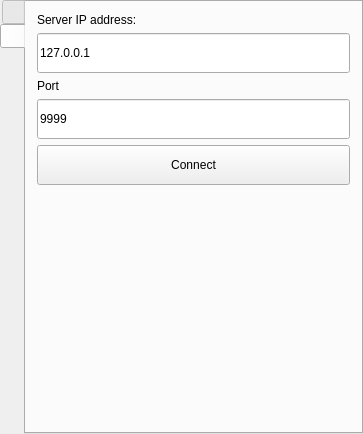
<?xml version="1.0" encoding="UTF-8"?>
<ui version="4.0">
 <class>MainWindow</class>
 <widget class="QMainWindow" name="MainWindow">
  <property name="geometry">
   <rect>
    <x>0</x>
    <y>0</y>
    <width>363</width>
    <height>434</height>
   </rect>
  </property>
  <property name="windowTitle">
   <string>MainWindow</string>
  </property>
  <widget class="QWidget" name="centralWidget">
   <layout class="QVBoxLayout" name="verticalLayout">
    <property name="spacing">
     <number>0</number>
    </property>
    <property name="leftMargin">
     <number>0</number>
    </property>
    <property name="topMargin">
     <number>0</number>
    </property>
    <property name="rightMargin">
     <number>0</number>
    </property>
    <property name="bottomMargin">
     <number>0</number>
    </property>
    <item>
     <widget class="QTabWidget" name="tabWidget">
      <property name="tabPosition">
       <enum>QTabWidget::West</enum>
      </property>
      <property name="currentIndex">
       <number>1</number>
      </property>
      <property name="iconSize">
       <size>
        <width>39</width>
        <height>39</height>
       </size>
      </property>
      <widget class="QWidget" name="tab">
       <attribute name="icon">
        <iconset resource="res.qrc">
         <normaloff>:/res/messanger.png</normaloff>:/res/messanger.png</iconset>
       </attribute>
       <attribute name="title">
        <string/>
       </attribute>
       <layout class="QVBoxLayout" name="verticalLayout_3">
        <item>
         <widget class="QFrame" name="frame">
          <property name="frameShape">
           <enum>QFrame::StyledPanel</enum>
          </property>
          <property name="frameShadow">
           <enum>QFrame::Raised</enum>
          </property>
          <layout class="QHBoxLayout" name="horizontalLayout">
           <item>
            <widget class="QLabel" name="label">
             <property name="text">
              <string>Select User</string>
             </property>
            </widget>
           </item>
           <item>
            <widget class="QPushButton" name="btnCall">
             <property name="minimumSize">
              <size>
               <width>0</width>
               <height>39</height>
              </size>
             </property>
             <property name="maximumSize">
              <size>
               <width>16777215</width>
               <height>39</height>
              </size>
             </property>
             <property name="text">
              <string>Call</string>
             </property>
            </widget>
           </item>
           <item>
            <widget class="QPushButton" name="btnEndCall">
             <property name="enabled">
              <bool>false</bool>
             </property>
             <property name="minimumSize">
              <size>
               <width>0</width>
               <height>39</height>
              </size>
             </property>
             <property name="maximumSize">
              <size>
               <width>16777215</width>
               <height>39</height>
              </size>
             </property>
             <property name="text">
              <string>end call</string>
             </property>
            </widget>
           </item>
          </layout>
         </widget>
        </item>
        <item>
         <spacer name="verticalSpacer">
          <property name="orientation">
           <enum>Qt::Vertical</enum>
          </property>
          <property name="sizeHint" stdset="0">
           <size>
            <width>20</width>
            <height>344</height>
           </size>
          </property>
         </spacer>
        </item>
       </layout>
      </widget>
      <widget class="QWidget" name="tab_2">
       <attribute name="icon">
        <iconset resource="res.qrc">
         <normaloff>:/res/option.png</normaloff>:/res/option.png</iconset>
       </attribute>
       <attribute name="title">
        <string/>
       </attribute>
       <layout class="QVBoxLayout" name="verticalLayout_2">
        <item>
         <widget class="QLabel" name="label_2">
          <property name="text">
           <string>Server IP address:</string>
          </property>
         </widget>
        </item>
        <item>
         <widget class="QLineEdit" name="textBoxHost">
          <property name="minimumSize">
           <size>
            <width>0</width>
            <height>40</height>
           </size>
          </property>
          <property name="text">
           <string>127.0.0.1</string>
          </property>
         </widget>
        </item>
        <item>
         <widget class="QLabel" name="label_3">
          <property name="text">
           <string>Port</string>
          </property>
         </widget>
        </item>
        <item>
         <widget class="QLineEdit" name="textBoxPort">
          <property name="minimumSize">
           <size>
            <width>0</width>
            <height>40</height>
           </size>
          </property>
          <property name="text">
           <string>9999</string>
          </property>
         </widget>
        </item>
        <item>
         <widget class="QPushButton" name="connectBtn">
          <property name="minimumSize">
           <size>
            <width>0</width>
            <height>40</height>
           </size>
          </property>
          <property name="text">
           <string>Connect</string>
          </property>
         </widget>
        </item>
        <item>
         <spacer name="verticalSpacer_2">
          <property name="orientation">
           <enum>Qt::Vertical</enum>
          </property>
          <property name="sizeHint" stdset="0">
           <size>
            <width>20</width>
            <height>40</height>
           </size>
          </property>
         </spacer>
        </item>
       </layout>
      </widget>
     </widget>
    </item>
   </layout>
  </widget>
 </widget>
 <layoutdefault spacing="6" margin="11"/>
 <resources>
  <include location="res.qrc"/>
 </resources>
 <connections/>
</ui>
